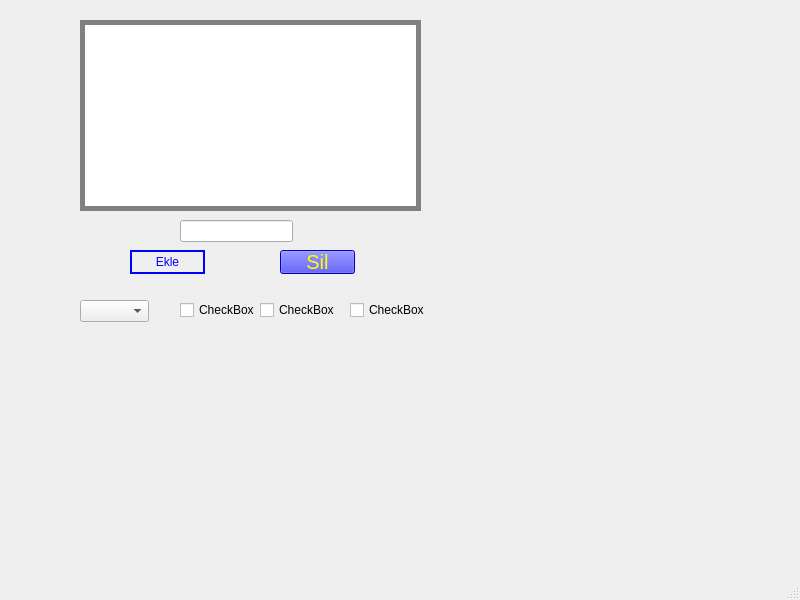
<?xml version="1.0" encoding="UTF-8"?>
<ui version="4.0">
 <class>MainWindow</class>
 <widget class="QMainWindow" name="MainWindow">
  <property name="geometry">
   <rect>
    <x>0</x>
    <y>0</y>
    <width>800</width>
    <height>600</height>
   </rect>
  </property>
  <property name="windowTitle">
   <string>MainWindow</string>
  </property>
  <widget class="QWidget" name="centralwidget">
   <widget class="QListWidget" name="listWidget">
    <property name="geometry">
     <rect>
      <x>80</x>
      <y>20</y>
      <width>341</width>
      <height>191</height>
     </rect>
    </property>
    <property name="styleSheet">
     <string notr="true">QListWidget{
					color:red;
					border:5px solid grey;
					font-size:24px;
					font-weight:200;
	font: 12pt &quot;Arial&quot;;
}</string>
    </property>
   </widget>
   <widget class="QPushButton" name="pushButton">
    <property name="geometry">
     <rect>
      <x>130</x>
      <y>250</y>
      <width>75</width>
      <height>24</height>
     </rect>
    </property>
    <property name="styleSheet">
     <string notr="true">QPushButton{
						color:blue;
						border:2px solid blue;
}

QPushButton : hover {
						color: green;
						border:2px solid yellow;
}
QPushButton : selection {
						color: green;
						border:2px solid yellow;
}</string>
    </property>
    <property name="text">
     <string>Ekle</string>
    </property>
   </widget>
   <widget class="QPushButton" name="pushButton_2">
    <property name="geometry">
     <rect>
      <x>280</x>
      <y>250</y>
      <width>75</width>
      <height>24</height>
     </rect>
    </property>
    <property name="styleSheet">
     <string notr="true">QPushButton{
			color:yellow;
			background-color:blue;
			font-size:20px;
			text-align:center;
}
QPushButton : hover {
			color:blue;
			background-color:yellow;
			font-size:20px;
			text-align:center;
}</string>
    </property>
    <property name="text">
     <string>Sil</string>
    </property>
   </widget>
   <widget class="QLineEdit" name="lineEdit">
    <property name="geometry">
     <rect>
      <x>180</x>
      <y>220</y>
      <width>113</width>
      <height>22</height>
     </rect>
    </property>
   </widget>
   <widget class="QComboBox" name="comboBox">
    <property name="geometry">
     <rect>
      <x>80</x>
      <y>300</y>
      <width>69</width>
      <height>22</height>
     </rect>
    </property>
   </widget>
   <widget class="QCheckBox" name="checkBox">
    <property name="geometry">
     <rect>
      <x>350</x>
      <y>300</y>
      <width>76</width>
      <height>20</height>
     </rect>
    </property>
    <property name="text">
     <string>CheckBox</string>
    </property>
   </widget>
   <widget class="QCheckBox" name="checkBox_2">
    <property name="geometry">
     <rect>
      <x>260</x>
      <y>300</y>
      <width>76</width>
      <height>20</height>
     </rect>
    </property>
    <property name="text">
     <string>CheckBox</string>
    </property>
   </widget>
   <widget class="QCheckBox" name="checkBox_3">
    <property name="geometry">
     <rect>
      <x>180</x>
      <y>300</y>
      <width>76</width>
      <height>20</height>
     </rect>
    </property>
    <property name="text">
     <string>CheckBox</string>
    </property>
   </widget>
  </widget>
  <widget class="QMenuBar" name="menubar">
   <property name="geometry">
    <rect>
     <x>0</x>
     <y>0</y>
     <width>800</width>
     <height>22</height>
    </rect>
   </property>
  </widget>
  <widget class="QStatusBar" name="statusbar"/>
 </widget>
 <resources/>
 <connections/>
</ui>
